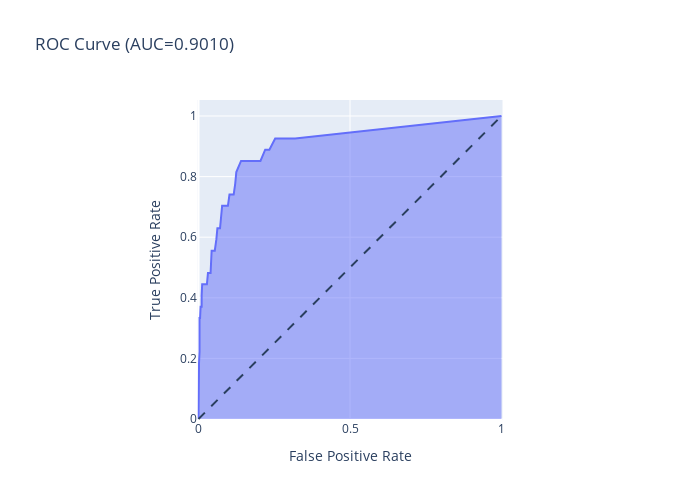

The code cell stored with this chart in its notebook:
### Markdown cell above
### Random Forest

### Code cell
acc_score, acc_score_cv, auc_calculation = get_scores(RandomForestClassifier(), X, y, 10)
print(f"---Random Forest Metrics---")
print(f'Accuracy: {acc_score}')
print(f'kFold CV Accuracy: {acc_score_cv}')
model_log = model_log.append({'model': 'Random Forest', 'CV score': acc_score_cv, 'auc': auc_calculation}, ignore_index=True)

### Figure 1 — Plotly figure (JSON) as saved in the notebook; plotly's stock layout.template omitted (floating-point values rounded to 4 significant figures)
{"data": [{"hovertemplate": "False Positive Rate=%{x}<br>True Positive Rate=%{y}<extra></extra>", "legendgroup": "", "line": {"color": "#636efa"}, "mode": "lines", "name": "", "orientation": "v", "showlegend": false, "stackgroup": "1", "type": "scatter", "x": [0, 0, 0.001733, 0.001733, 0.003466, 0.003466, 0.005199, 0.006932, 0.0104, 0.0104, 0.01213, 0.0156, 0.01733, 0.0208, 0.02426, 0.02773, 0.0312, 0.03466, 0.0364, 0.03986, 0.04333, 0.05373, 0.05893, 0.06239, 0.07106, 0.07799, 0.08839, 0.09705, 0.1023, 0.1161, 0.1213, 0.1248, 0.1404, 0.1508, 0.1768, 0.1872, 0.2045, 0.2201, 0.234, 0.253, 0.279, 0.3189, 1], "xaxis": "x", "y": [0, 0.03704, 0.1111, 0.1852, 0.2222, 0.3333, 0.3333, 0.3704, 0.3704, 0.4074, 0.4444, 0.4444, 0.4444, 0.4444, 0.4444, 0.4444, 0.4815, 0.4815, 0.4815, 0.4815, 0.5556, 0.5556, 0.5926, 0.6296, 0.6296, 0.7037, 0.7037, 0.7037, 0.7407, 0.7407, 0.7778, 0.8148, 0.8519, 0.8519, 0.8519, 0.8519, 0.8519, 0.8889, 0.8889, 0.9259, 0.9259, 0.9259, 1], "yaxis": "y"}], "layout": {"height": 500, "legend": {"tracegroupgap": 0}, "shapes": [{"line": {"dash": "dash"}, "type": "line", "x0": 0, "x1": 1, "y0": 0, "y1": 1}], "title": {"text": "ROC Curve (AUC=0.9010)"}, "width": 700, "xaxis": {"anchor": "y", "constrain": "domain", "domain": [0, 1], "title": {"text": "False Positive Rate"}}, "yaxis": {"anchor": "x", "domain": [0, 1], "scaleanchor": "x", "scaleratio": 1, "title": {"text": "True Positive Rate"}}}}
